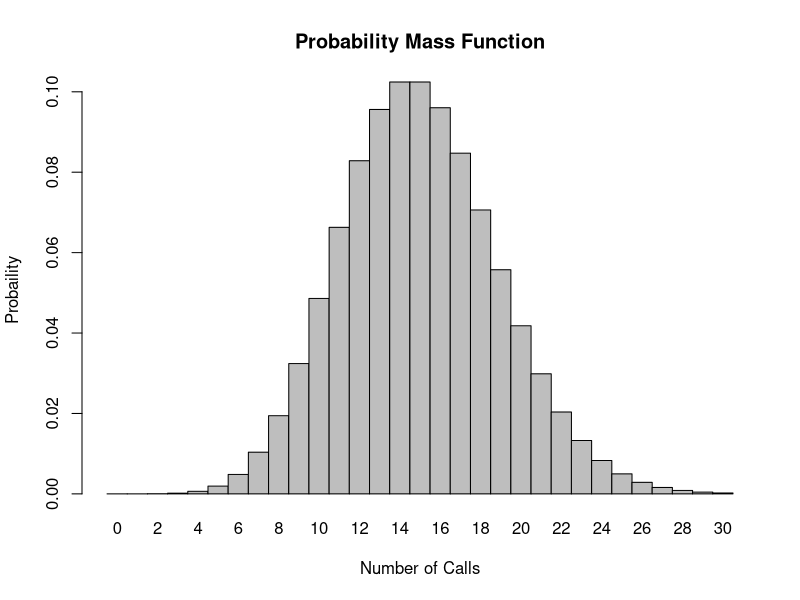
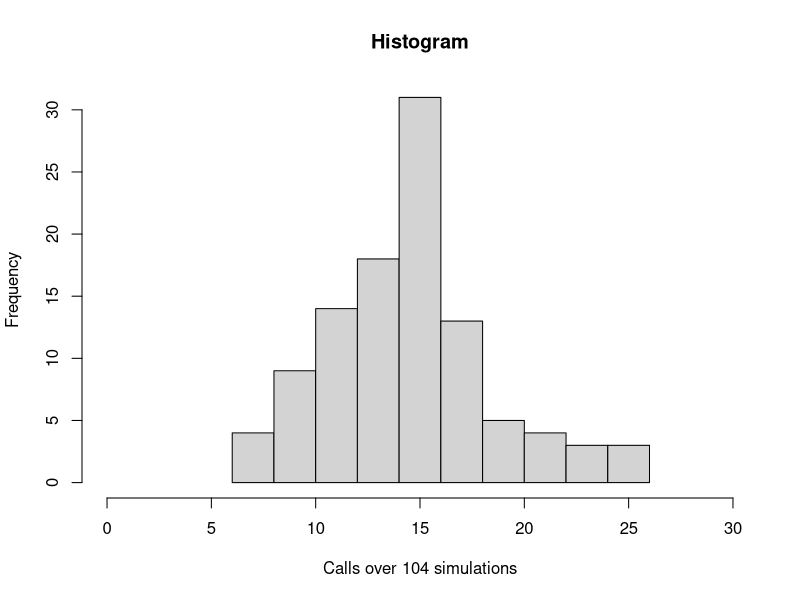

Here is the R script that generated these plots, in order:
## ---- chunk 1
#We know that the mean number of calls is 15, so lambda= 15
#We know that the number of successes should be >8 but we can't put "9:infinity" for our q value... but we can find the probability for 0:8 and then take the inverse of that for >8... lets try it!

q<- 0:8
l<- 15
prob1.2<- ppois(q, l, lower.tail = TRUE, log.p = FALSE)
prob1.2 #3.059023e-07 4.894437e-06 3.930845e-05 2.113785e-04 8.566412e-04 2.792429e-03 7.631900e-03 1.800219e-02 3.744649e-02

#If these numbes above are showing me all of the probabilities for the range of 0 - 8 calls, then I'm going to add them up and take the inverse of that number
ProbSum<- sum(prob1.2) #0.067
CallsProb<- 1 - ProbSum
CallsProb #The probability she will hear more than 8 calls = 0.933

#Overall, I have absolutely no idea if this is right. This probability seems too high to me.

#Ok so based on Lara's comments, I would just do...
q<- 8
l<- 15
prob1.3<- ppois(q, l, lower.tail = FALSE)
prob1.3 #0.963

#Now I think I have a better understanding of what "lower.tail =" is actually asking. If I change the code to "lower.tail = TRUE" I get...
q<- 8
l<- 15
prob1.4<- ppois(q, l, lower.tail = TRUE)
prob1.4 #0.0375

#And then I take the inverse of it I should get the same number as prob1.3
1- prob1.4 #0.963

## ---- chunk 2
#Now we need to adjust our q value to 0 but we can keep lamda at 15
x<- 0
l<- 15
prob2<- dpois(x, l)
prob2 
## ---- chunk 3
#Now we can change our q value to equal 3 (note: the q value doesn't always need to be a range of numbers i.e. 0:100)
q<- 3
l<- 15
prob3<- ppois(q, lambda = l)
prob3 
## ---- chunk 4
x <- 0:30
l = 15
prob4<- dpois(x=x,lambda=l)
barplot(prob4,names.arg=x,space=0,xlab="Number of Calls",ylab="Probaility",main="Probability Mass Function")
## ---- chunk 5
#For simulations, we want to use Bootstrapping, 
#x <- 0:30
#l = 15
#set<- NULL #This is setting up a dummy variable to hold our 104 simulations
#for (i in 1:104){
   # set[i] <- ppois(q=x,lambda = l)
#}
#This does not work!!! It returns a very crazy, long error (which you see if you knit this so I'm putting putting it as non-code for now), I have no idea how to set up the bootstrapping to make this work. So I did some research and came across rpois() for simulations, hopefully this one works better

sim<- rpois(104, lambda = 15)
sim #Yes this works much better 

## ---- chunk 6
plot<- hist(sim, xlim = c(0,30), xlab = "Calls over 104 simulations", main = "Histogram")

#This histogram is pretty similar to the barplot using dpois(). They both have the highest probability/frequency around 14 calls with a range of ~5-28. The probability mass function plot is more evenly distributed across the range where the histogram is not and even has a break at 25 calls having 0 frequency.
